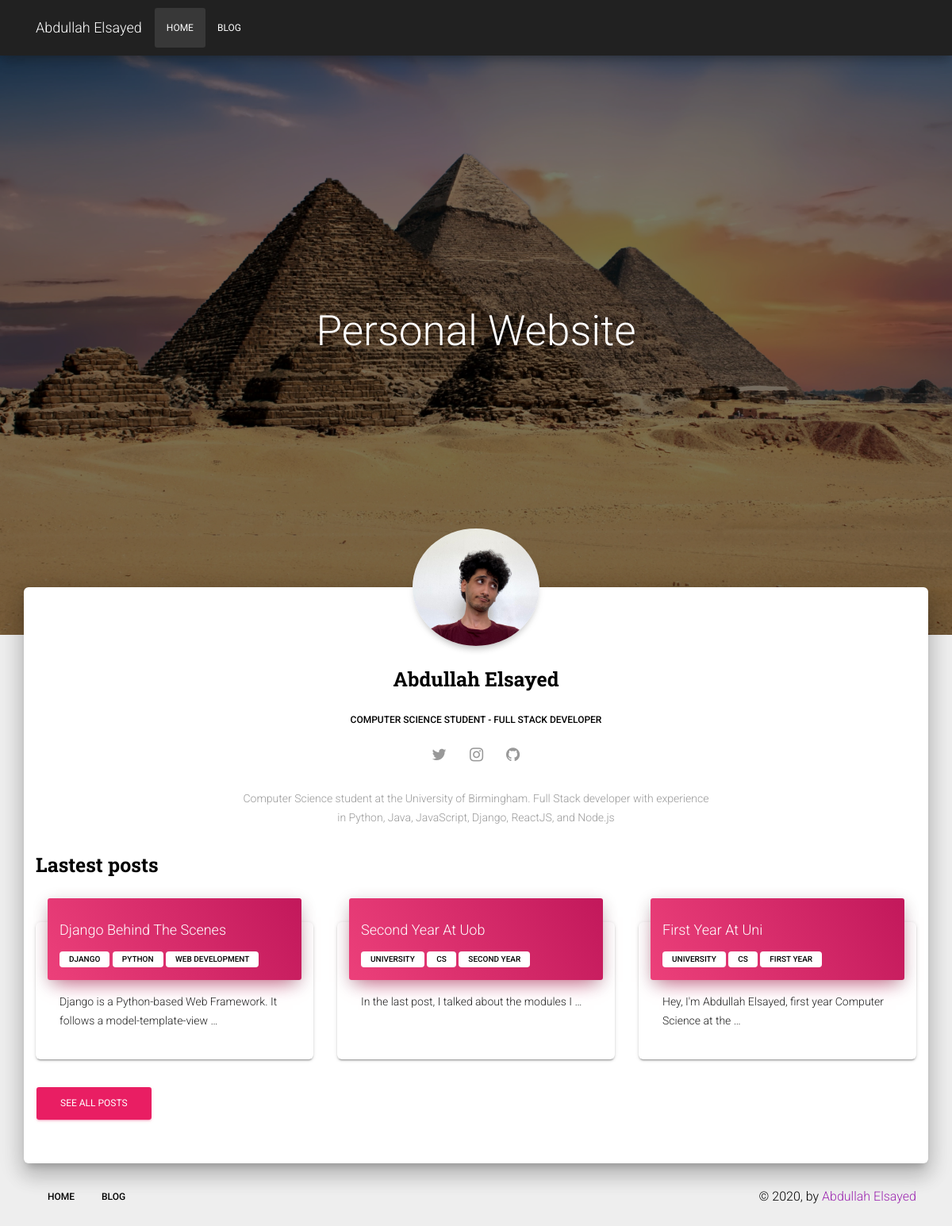
The page / on the database its author committed.
### blog/models.py (models this page shows, shortened)
class Post(models.Model):
    STATUS_CHOICES = (
        ('draft', 'Draft'),
        ('published', 'Published'),
    )
    title = models.CharField(max_length=250)
    slug = models.SlugField(max_length=250, unique=True)
    body = models.TextField()
    publish = models.DateTimeField(default=timezone.now)
    created_at = models.DateTimeField(auto_now_add=True)
    updated_at = models.DateTimeField(auto_now=True)
    status = models.CharField(
        max_length=10, choices=STATUS_CHOICES, default='draft')
    tags = TaggableManager()
    objects = models.Manager()
    published = PublishedManager()
    def get_absolute_url(self):
        return reverse('blog:posts_detail', args=[self.pk, self.slug])
    class Meta:
        verbose_name = 'Post'
        verbose_name_plural = 'Posts'
        ordering = ('-publish',)

### templates/home.html (shortened to what this page needs)
{% extends 'base.html' %}
{% load static %}
{% load blog_tags %}
{% block navbar %}
  {% include 'common_partials/navbar.html' with page="home" %}
{% endblock navbar %}
{% block header %}
    {% include "common_partials/header.html" with page_title="Personal Website" %}
{% endblock header %}
{% block content %}
<div class="profile-page sidebar-collapse">
  <div class="main main-raised">
    <div class="profile-content">
      <div class="container">
        <div class="row">
          <div class="col-md-6 ml-auto mr-auto">
            <div class="profile">
              <div class="avatar">
                <img src="{% static 'img/abdullah.jpg' %}" alt="Circle Image" class="img-raised rounded-circle img-fluid">
              </div>
              <div class="name">
                <h3 class="title">Abdullah Elsayed</h3>
                <h6>Computer Science Student - Full Stack Developer</h6>
                <a href="https://twitter.com/onlyabdullah98" class="btn btn-just-icon btn-link btn-twitter" target="_blank"><i class="fa fa-twitter"></i></a>
                <a href="https://www.instagram.com/onlyabdullah98" class="btn btn-just-icon btn-link btn-instagram" target="_blank"><i class="fa fa-instagram"></i></a>
                <a href="https://github.com/onlyabdullah" class="btn btn-just-icon btn-link btn-github" target="_blank"><i class="fa fa-github"></i></a>
              </div>
            </div>
          </div>
        </div>
        <div class="description text-center">
          <p>Computer Science student at the University of Birmingham. Full Stack developer with experience in Python, Java, JavaScript, Django, ReactJS, and Node.js</p>
        </div>
        <h3 class="title">Lastest posts</h3>
        <div class="row">
          {% for post in latest_posts %}
            <div class="col-md-4">
              {% include "blog/partials/post_card.html" with post=post %}
            </div>
          {% endfor %}
        </div>
        <a class="btn btn-rose" href="{% url 'blog:posts_list' %}">SEE ALL POSTS</a>
        <div class="space-50"></div>
      </div>
    </div>
  </div>
</div>
{% endblock content %}

### templates/base.html (shortened to what this page needs)
{% load static %}
<!doctype html>
<html lang="en">
<head>
  <link rel="stylesheet" href="https://maxcdn.bootstrapcdn.com/font-awesome/latest/css/font-awesome.min.css">
  <link href="{% static 'css/material-kit.min.css' %}" rel="stylesheet" />
</head>
<body>
  {% block navbar %}{% endblock navbar %}
  {% block header %}{% endblock header %}
  {% block content %}{% endblock content %}
  {% include 'common_partials/footer.html' %}
</body>
</html>

### templates/common_partials/navbar.html
<nav
  class="navbar navbar-color-on-scroll bg-dark fixed-top navbar-expand-lg"
  color-on-scroll="100"
>
  <div class="container">
    <a class="navbar-brand" href="{% url 'home' %}">Abdullah Elsayed</a>
    <div class="collapse navbar-collapse" id="navbarNav">
      <ul class="navbar-nav">
        <li class="nav-item {% if page == "home" %}active{% endif %}">
          <a class="nav-link" href="{% url 'home' %}">Home <span class="sr-only">(current)</span></a>
        </li>
        <li class="nav-item {% if page == "blog" %}active{% endif %}">
          <a class="nav-link" href="{% url 'blog:posts_list' %}">Blog</a>
        </li>
      </ul>
    </div>
  </div>
</nav>

### templates/common_partials/header.html
{% load static %}
<div class="page-header header-filter" data-parallax="true" style="{% if page_title == 'Blog' %}height: 300px;{% endif %} background-image: url({% static 'img/bg.webp' %});">
  <div class="container">
    <div class="row">
      <div class="col-md-8 mt-4 ml-auto mr-auto">
        <div class="brand text-center">
          <h1>{{ page_title }}</h1>
        </div>
      </div>
    </div>
  </div>
</div>

### templates/blog/partials/post_card.html
<div class="card">
    <div class="card-header card-header-rose">
        <a href="{{ post.get_absolute_url }}" class="card-title">
            <h4>{{ post.title.title }}</h4>
        </a>
        <div class="category">
            {% for tag in post.tags.all %}
                <span class="badge badge-default bg-white">
                    <a href="{% url "blog:posts_by_tag" tag.slug %}" style="color:black;">{{ tag.name }}</a>
                </span>
            {% endfor %}
        </div>
    </div>
    <div class="card-body" style="height: 100px;">
        {{ post.body|truncatewords:10 }}
    </div>
</div>

### templates/common_partials/footer.html (shortened to what this page needs)
<footer class="footer footer-default">
  <div class="container">
    <nav class="float-left">
      <ul>
        <li>
          <a href="{% url 'home' %}">
              Home
          </a>
        </li>
        <li>
          <a href="{% url 'blog:posts_list' %}">
              Blog
          </a>
        </li>
      </ul>
    </nav>
    <div class="copyright float-right">
      ©
      , by
      <a href="{% url 'home' %}" target="_blank">Abdullah Elsayed</a>
    </div>
  </div>
</footer>

### rows shown on the page
Post: title "Django Behind The Scenes", body "Django is a Python-based Web Framework. It follows a model-template-view …"
Tag: name "DJANGO"
Tag: name "PYTHON"
Tag: name "WEB DEVELOPMENT"
Post: title "Second Year At Uob", body "In the last post, I talked about the modules I …"
Tag: name "UNIVERSITY"
Tag: name "CS"
Tag: name "SECOND YEAR"
Post: title "First Year At Uni", body "Hey, I'm Abdullah Elsayed, first year Computer Science at the …"
Tag: name "FIRST YEAR"

### other values the page prints
{{ page_title }} "Personal Website"
